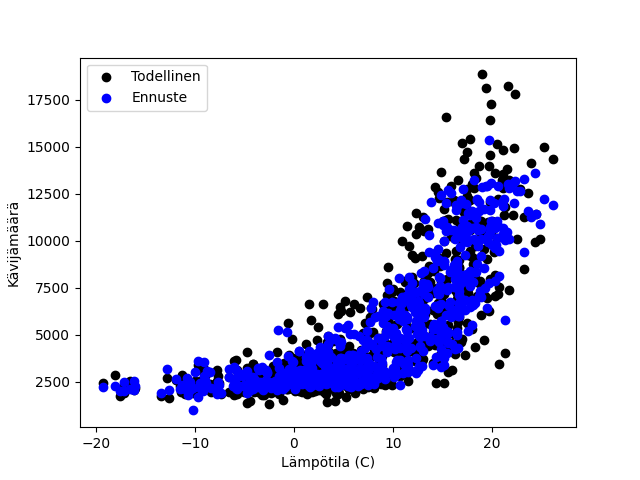

Python code for this plot:
import pandas as pd
import matplotlib.pyplot as plt
import os
import numpy as np

from sklearn.model_selection import train_test_split
from sklearn.metrics import mean_squared_error, r2_score
from sklearn.neural_network import MLPRegressor
from sklearn.preprocessing import StandardScaler
from joblib import dump, load

def train(save_training):
    """
    save_training: bool, if True, saves the model weights and scaler
    """
    data = pd.read_csv('./data_filtered.csv', delimiter=',')

    X_train, X_test, y_train, y_test = train_test_split(
                                            data[['Temp[C]', 'Rain[mm]', 'Day', 'Month', 'DayOfWeek', 'IsHoliday']].values,
                                            data['Passangers'].values, 
                                            test_size=0.20
                                            )

    # Standardize the features to have mean=0 and variance=1
    scaler = StandardScaler()
    X_train_scaled = scaler.fit_transform(X_train)
    X_test_scaled = scaler.transform(X_test)

    # Create MLPRegressor object
    model = MLPRegressor(hidden_layer_sizes=(250, 200, 150, 20), activation='relu', solver='adam', max_iter=2000, batch_size=32)

    model.fit(X_train_scaled, y_train)
    y_pred = model.predict(X_test_scaled)

    if save_training:
        print("model weights and scaler saved")
        dump(model, './weights/model_weights.joblib')
        dump(scaler, './weights/scaler.joblib')

    score = model.score(X_test_scaled, y_test)
    mse = np.sqrt(mean_squared_error(y_test, y_pred))

    # save settings to csv to track progress
    if os.stat('./model_settings.csv').st_size == 0:
        with open('./model_settings.csv', 'a') as f:
            f.write('hidden_layer_sizes,activation,solver,max_iter,batch_size, score, mse, coefficient\n')

    # Append the model settings
    with open('./model_settings.csv', 'a') as f:
        f.write(f'{model.hidden_layer_sizes},{model.activation},{model.solver},{model.max_iter},')
        f.write(f'{model.batch_size},{score}, {mse}, {r2_score(y_test, y_pred)}\n')

    print('Model determination: ', score)
    print(f'Mean squared error: {mse:3.3} ({mse/np.mean(y_pred)*100:3.3}%)')
    print('Coefficient of determination: %.2f' % r2_score(y_test, y_pred))

    # Plot outputs
    plt.scatter(X_test[:,0], y_test,  color='black', label = 'Todellinen')
    plt.scatter(X_test[:,0], y_pred, color='blue', label = 'Ennuste')

    plt.xlabel("Lämpötila (C)")
    plt.ylabel("Kävijämäärä")
    plt.legend()
    plt.savefig('./model.png')

#train(True)

def predict_passangers(temp, rain, day, month, day_of_week, is_holiday):
    """
    temp: float (C)
    rain: float (mm)
    day: int (1-31)
    month: int (1-12)
    day_of_week: int 0-6 (Monday-Sunday)
    is_holiday: int (0 or 1) (False or True)
    returns: int (passangers)
    """
    path = os.path.dirname(os.path.abspath(__file__))
    model = load(path + '/weights/model_weights.joblib')
    scaler = load(path + '/weights/scaler.joblib')
    X = scaler.transform([[temp, rain, day, month, day_of_week, is_holiday]])
    return model.predict(X)[0]
